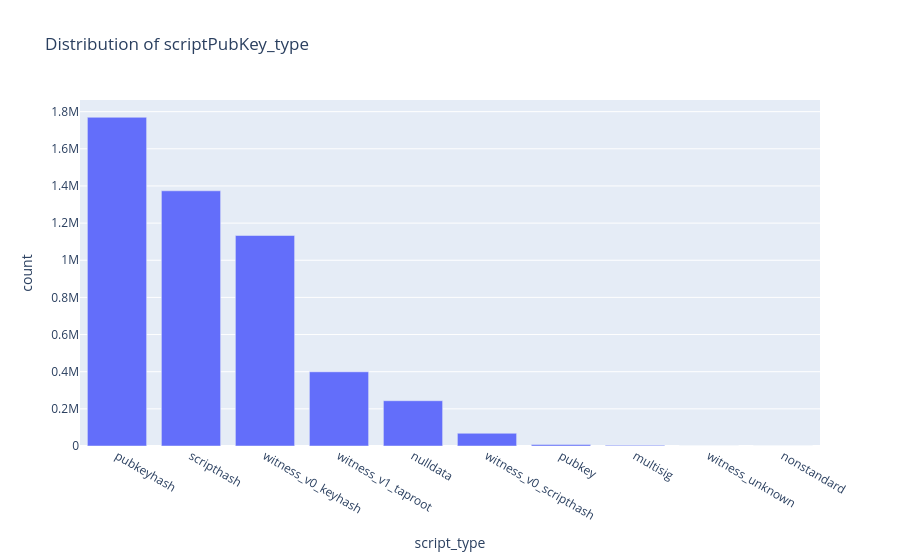

Notebook code cell kept with this figure:
### Code cell
# === CELL 5: Distribution by scriptPubKey_type ===

script_counts = df['scriptPubKey_type'].value_counts().reset_index()
script_counts.columns = ['script_type','count']

px.bar(
    script_counts,
    x='script_type',
    y='count',
    title='Distribution of scriptPubKey_type'
)

### Figure 1 — Plotly figure (JSON) as saved in the notebook; plotly's stock layout.template omitted (floating-point values rounded to 4 significant figures)
{"data": [{"hovertemplate": "script_type=%{x}<br>count=%{y}<extra></extra>", "legendgroup": "", "marker": {"color": "#636efa", "pattern": {"shape": ""}}, "name": "", "orientation": "v", "showlegend": false, "textposition": "auto", "type": "bar", "x": ["pubkeyhash", "scripthash", "witness_v0_keyhash", "witness_v1_taproot", "nulldata", "witness_v0_scripthash", "pubkey", "multisig", "witness_unknown", "nonstandard"], "xaxis": "x", "y": [1769641, 1373942, 1133253, 399448, 243746, 68412, 8085, 3437, 19, 17], "yaxis": "y"}], "layout": {"barmode": "relative", "legend": {"tracegroupgap": 0}, "title": {"text": "Distribution of scriptPubKey_type"}, "xaxis": {"anchor": "y", "domain": [0, 1], "title": {"text": "script_type"}}, "yaxis": {"anchor": "x", "domain": [0, 1], "title": {"text": "count"}}}}
